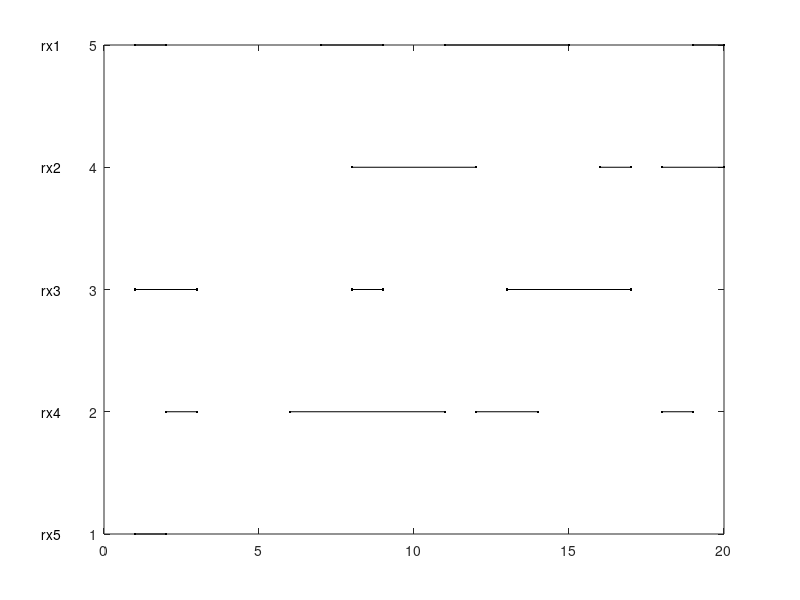

The MATLAB script that drew this image: (Note: this script raises an error after producing the figure.)
function [tmat, combos] = find_common_times_v2(trx, debug_flag)
%computes the intersection of a group of (time) segments

switch nargin
    case 0
        debug_flag = 1;
        %data example
        trx{1} = [1, 2, 7, 9, 11, 15, 19, 20];
        trx{2} = [8, 12, 16, 17, 18, 20];
        trx{3} = [1, 3, 8, 9, 13, 17];
        trx{4} = [2, 3, 6, 11, 12, 14, 18, 19];
        trx{5} = [1, 2];
        trx{6} = [];
    otherwise
        debug_flag = 0;
end

%remove empty segment(s)
trx_old = trx;
DRX = {};
for iii = 1:size(trx, 2)
    if ~isempty(trx{iii})
        DRX = [DRX, trx{iii}];
    end
end
trx = DRX;

%reshape the segments with rows of heads and tails
trx_ = cell(size(trx));
for ii = 1:size(trx, 2)
    trx_{ii} = reshape(trx{ii}, 2, []);
end

if debug_flag
    %for plotting purposes
    for ii = 1:size(trx_, 2)
        for jj = 1:size(trx_{ii}, 2)
            plot(trx_{ii}(:, jj), ones(size(trx_{ii}(:, jj)))*(length(trx_) + 1 - ii), '.-k');
            hold on;
        end
        text(-2, length(trx_)+1-ii, ['rx', num2str(ii)]);
    end
end

%number of receivers, from all to a pair
for tol = length(trx):-1:2
    combos{length(trx)-tol+1, :} = nchoosek(1:length(trx), tol);
end


tmat = cell(length(combos), size(nchoosek(1:length(trx), tol), 1));
for numrx = 1:length(combos)
    for numc = 1:size(combos{numrx, :}, 1)
        rxnum = combos{numrx, :}(numc, 1:end);
        if size(trx, 2) > 1
            for ind = 1:length(rxnum) - 1
                n = 1;
                if ind == 1
                    t1 = trx_{rxnum(ind)};
                else
                    t1 = t;
                end
                t2 = trx_{rxnum(ind+1)};
                for jj = 1:size(t1, 2)
                    for kk = 1:size(t2, 2)
                        if t2(1, kk) < t1(1, jj)
                            if t2(2, kk) >= t1(1, jj) && t2(2, kk) <= t1(2, jj)
                                t(1, n) = t1(1, jj);
                                t(2, n) = t2(2, kk);
                            elseif t2(2, kk) > t1(2, jj)
                                t(1, n) = t1(1, jj);
                                t(2, n) = t1(2, jj);
                            else
                                t(1, n) = NaN;
                                t(2, n) = NaN;
                            end
                        elseif t2(1, kk) >= t1(1, jj) && t2(1, kk) <= t1(2, jj)
                            t(1, n) = t2(1, kk);
                            if t2(2, kk) <= t1(2, jj)
                                t(2, n) = t2(2, kk);
                            else
                                t(2, n) = t1(2, jj);
                            end
                        else
                            t(1, n) = NaN;
                            t(2, n) = NaN;
                        end
                        n = n + 1;
                    end
                end
                t = t(~isnan(t));
                t = reshape(t, 2, []);
            end
            t = t(~isnan(t));
        elseif size(trx, 2) == 1 && size(trx_old, 2) == 1
            t = trx{1}';
        else
            t = [];
        end
        tmat{numrx, numc} = t;
        clear t;
    end
end
if debug_flag == 0
    return;
else
    %for plotting purposes
    t_ = [t(1:2:end)'; t(2:2:end)'];
    for tt = 1:size(t_, 2)
        plot(t_(:, tt), zeros(size(t_(:, tt))), '.-r');
        hold on;
        plot([t_(1, tt), t_(1, tt)], [0, length(trx_)], '--k');
        plot([t_(2, tt), t_(2, tt)], [0, length(trx_)], '--k');
    end
    text(-2, 0, 'overlaps');
    % plot(rand(20,1)+5,'k');
    % axis([-4 20 0 8]);
    set(gca, 'yticklabel', []);
end
